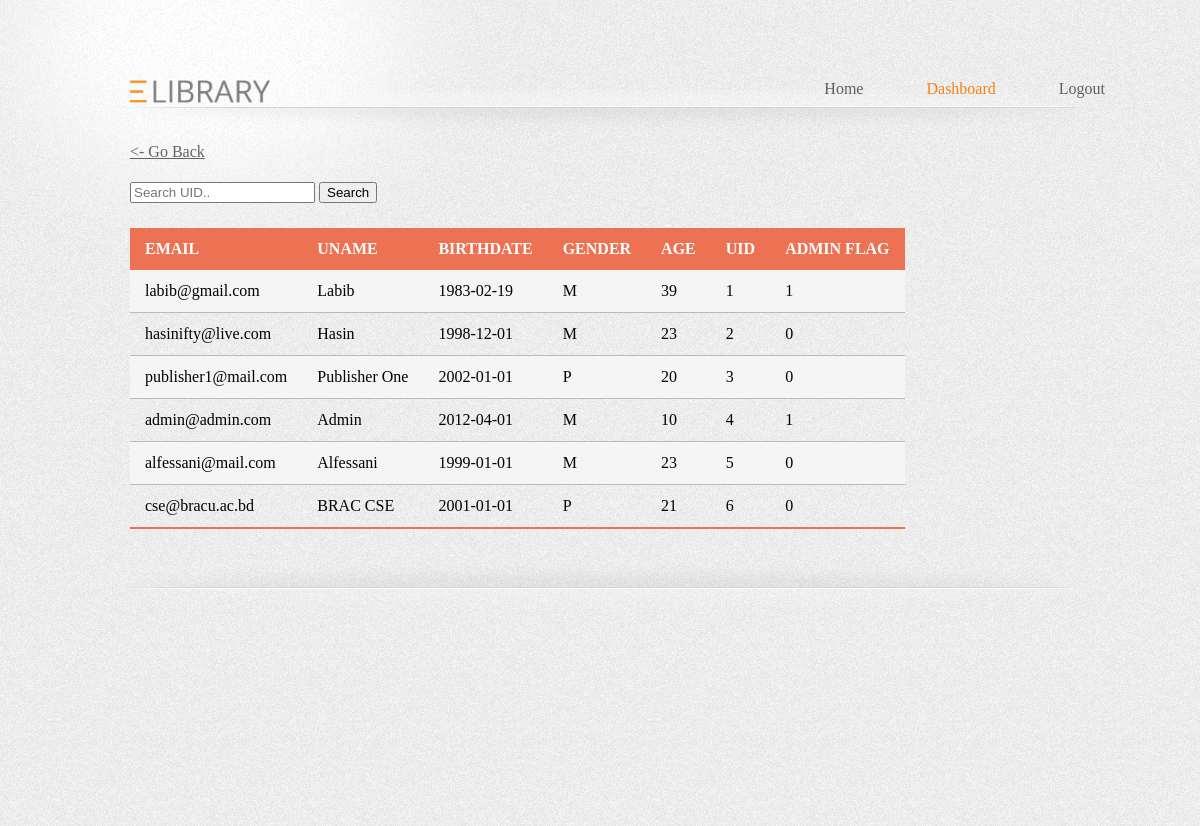
The page /userbase.php (signed in) on the database its author committed.
### tables this page shows
CREATE TABLE `userbase` (
  `EMAIL` varchar(50) NOT NULL,
  `UNAME` varchar(50) NOT NULL,
  `BIRTHDATE` date NOT NULL,
  `GENDER` char(1) NOT NULL,
  `AGE` int(11) NOT NULL,
  `UID` int(11) NOT NULL,
  `ADMIN_FLAG` tinyint(1) NOT NULL,
  `PASSWORD` varchar(50) NOT NULL
);

### userbase.php (the view, shortened to what this page needs)
<!DOCTYPE html>
<html>
	<head>
		<link rel="stylesheet" href="css/style_home.css" type="text/css" />
	</head>
	<body>
		<div class="page">
			<div class="header">
				<a href="homepage.php" id="logo"><img src="images/logo.png" alt=""/></a>
				<ul>
					<li><a href="homepage.php">Home</a></li>
					<?php if(!empty($_SESSION['UID'])){ ?>
					<li class="selected"><a href="dashboard.php">Dashboard</a></li>
					<li><a href="logout.php">Logout</a></li>
					<?php }else { ?>
					<li><a href="login.php">Login</a></li>
					<?php }?>
				</ul>
			</div>
			<div class="body">
				<body>
					<p class = "back"><a href="dashboard.php"><- Go Back</a></p>
				</body>
				<div class="container">
				  <form class="form-inline" method="post" action="searchUser.php">
					<input type="text" name="uid" class="form-control" placeholder="Search UID..">
					<button type="submit" name="save" class="btn btn-primary">Search</button>
				  </form>
				</div>
            <?php
            require_once("DBconnect.php");
			$uid = $_SESSION["UID"];
			$result = mysqli_query($conn, "SELECT ADMIN_FLAG FROM userbase WHERE UID = '$uid'");
			$frow = mysqli_fetch_array($result);
			$flag = $frow["ADMIN_FLAG"];
			if ($flag == 1) {?>
				<table class = "user_table">
				<tr>
					<th>EMAIL</th>
					<th>UNAME</th>
					<th>BIRTHDATE</th>
					<th>GENDER</th>
					<th>AGE</th>
					<th>UID</th>
					<th>ADMIN FLAG</th>
				</tr>
				<?php
				$sql = "SELECT * FROM userbase";
				$result = mysqli_query($conn, $sql);
            	if (mysqli_num_rows($result) != 0) {
                	while($row = mysqli_fetch_array($result)) {
						echo "<tr><td>". $row[0]."</td><td>". $row[1]."</td><td>". $row[2]."</td><td>". $row[3]."</td><td>"
						. $row[4]."</td><td>". $row[5]."</td><td>". $row[6]."</td></tr>";
					}
					echo "</table>";
            	}else {
					echo "0 result";
				}
			}?>
			</div>
			<div class="footer">
			</div>
		</div>
	</body>
</html>

### css/style_home.css (style rules this page uses)
body { margin:0; background:url(../images/bg-body.jpg); }
.page { background:url(../images/bg-header.jpg) no-repeat center top; }
.header { background:url(../images/bg-navigation.jpg) no-repeat center 90px; width:940px; margin:0 auto; height:105px; padding:36px 10px 0; }
.header a#logo { display:block; float:left; outline:none; }
.header a#logo img { border:0; max-width: 20%; max-height: 20%; padding:40px 0px 0; }
.header ul { margin:-35px; list-style:none; padding:0px 0px 100 100px; float:right; }
.header ul li { float:left; margin:0 0 0 63px; }
.header ul li.selected a,.header ul li a:hover { color:#f78117; }
.header ul li a { font-size:16px; text-decoration:none; color:#5e5e5e; font-family: 'RokkittRegular'; outline:none; }
.body { width:940px; margin:0 auto; padding:0 10px; overflow:hidden; }
.body p { font-family: 'RokkittRegular'; font-size:16px; text-align:justify; color:#636363; margin:0 0 20px; line-height:21px; }
.body p a { outline:none; color:#636363; }
.footer { width:940px; background:url(../images/bg-footer.jpg) no-repeat center top; padding:65px 10px 207px; margin:0 auto; overflow:hidden; }

### userbase.php (style rules this page uses)
.user_table { border-collapse: collapse; width: 100% color: #f78117; font-size: 16px; text-align: left; margin: 25px 0; min_width: 400px; }
.user_table tr th { background-color: #ed7253; color: white; text-align: left; padding: 12px 15px; }
.user_table tr td { padding: 12px 15px; text-align: left; border-bottom: 1px solid #bababa; }
.user_table tr:nth-of-type(even) { background-color: #f5f5f5; }
.user_table tr:last-of-type { border-bottom: 2px solid #ed7253; }

### rows shown on the page
userbase: EMAIL "labib@gmail.com", UNAME "Labib", BIRTHDATE "1983-02-19", GENDER "M", AGE "39", UID "1", ADMIN_FLAG "1"
userbase: EMAIL "hasinifty@live.com", UNAME "Hasin", BIRTHDATE "1998-12-01", GENDER "M", AGE "23", UID "2", ADMIN_FLAG "0"
userbase: EMAIL "publisher1@mail.com", UNAME "Publisher One", BIRTHDATE "2002-01-01", GENDER "P", AGE "20", UID "3", ADMIN_FLAG "0"
userbase: EMAIL "admin@admin.com", UNAME "Admin", BIRTHDATE "2012-04-01", GENDER "M", AGE "10", UID "4", ADMIN_FLAG "1"
userbase: EMAIL "alfessani@mail.com", UNAME "Alfessani", BIRTHDATE "1999-01-01", GENDER "M", AGE "23", UID "5", ADMIN_FLAG "0"
userbase: EMAIL "cse@bracu.ac.bd", UNAME "BRAC CSE", BIRTHDATE "2001-01-01", GENDER "P", AGE "21", UID "6", ADMIN_FLAG "0"
